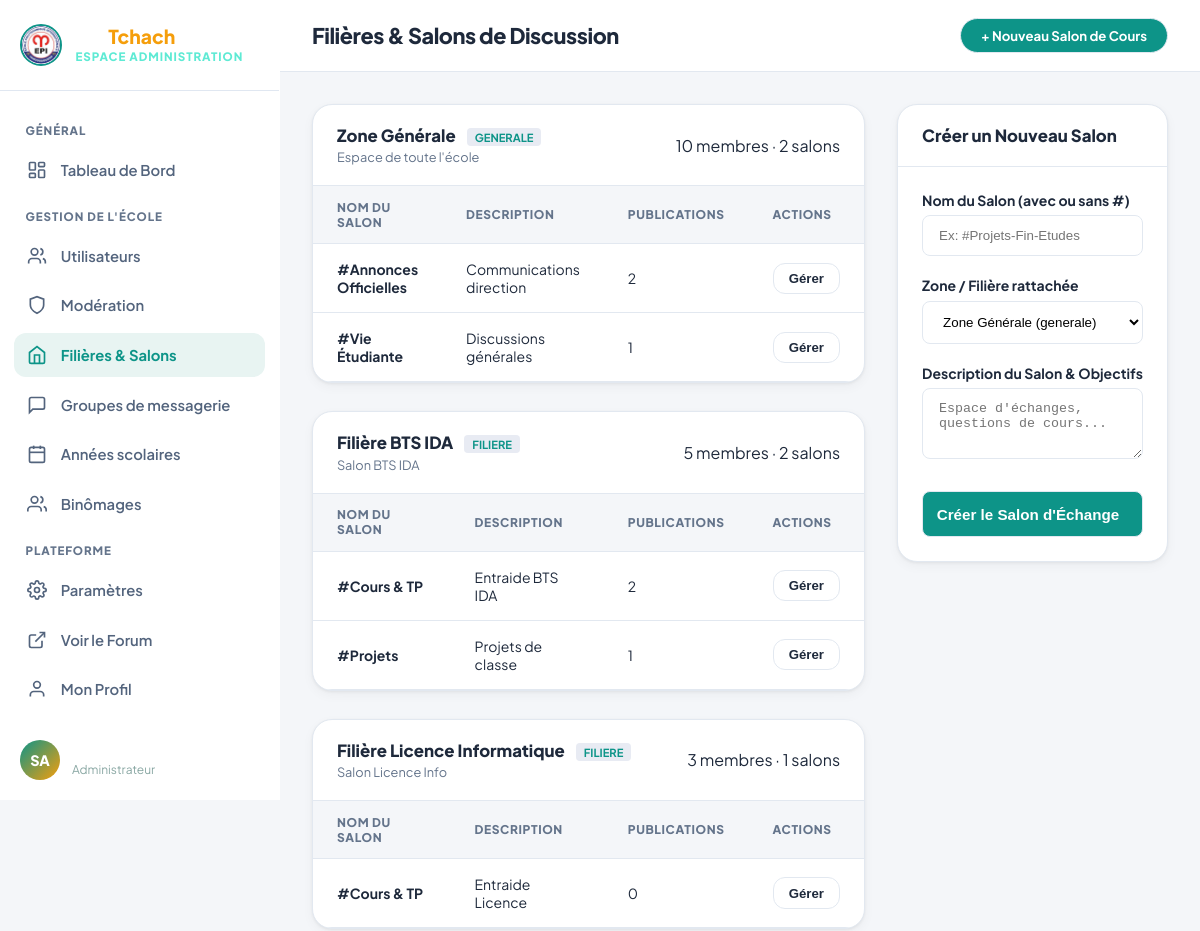
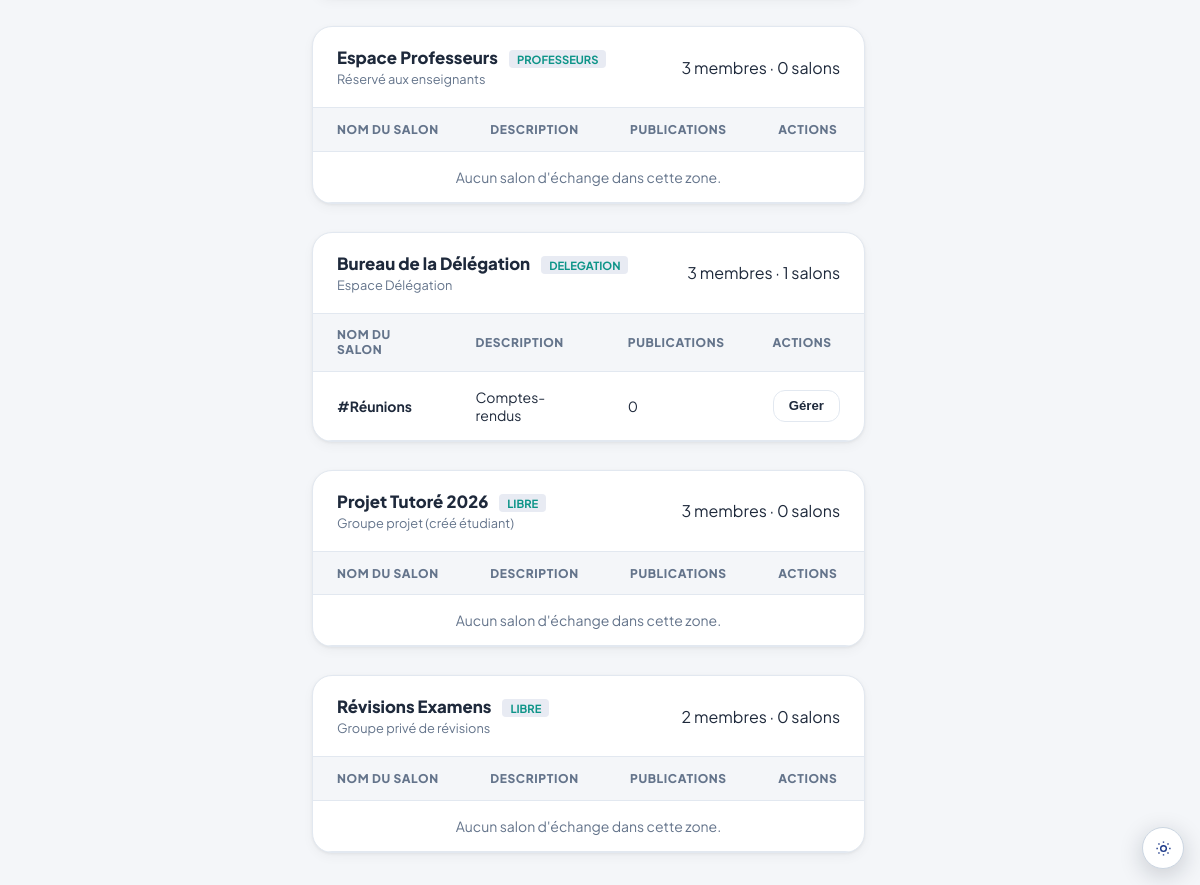
/admin/categories (signed in), run on the app's committed database (2 pictures, top to bottom).
### tables this page shows
CREATE TABLE zones (
    id              INT UNSIGNED AUTO_INCREMENT PRIMARY KEY,
    nom             VARCHAR(150) NOT NULL,
    type_zone       ENUM('generale','filiere','professeurs','delegation','libre') NOT NULL DEFAULT 'libre',
    visibilite      ENUM('public','prive') NOT NULL DEFAULT 'public',
    est_generale    BOOLEAN NOT NULL DEFAULT FALSE,
    description     TEXT DEFAULT NULL,
    createur_id     INT UNSIGNED DEFAULT NULL,
    est_active      BOOLEAN NOT NULL DEFAULT TRUE,
    date_creation   DATETIME NOT NULL DEFAULT CURRENT_TIMESTAMP,
    FOREIGN KEY (createur_id) REFERENCES utilisateurs(id) ON DELETE SET NULL
);

CREATE TABLE categories (
    id          INT UNSIGNED AUTO_INCREMENT PRIMARY KEY,
    zone_id     INT UNSIGNED NOT NULL,
    nom         VARCHAR(150) NOT NULL,
    slug        VARCHAR(150) NOT NULL,
    description TEXT DEFAULT NULL,
    ordre       INT NOT NULL DEFAULT 0,
    est_active  BOOLEAN NOT NULL DEFAULT TRUE,
    FOREIGN KEY (zone_id) REFERENCES zones(id) ON DELETE CASCADE,
    UNIQUE KEY uq_slug_zone (zone_id, slug)
);

### app/Controllers/Admin/AdminController.php (called while the page is built, shortened)
<?php
if (defined('ROOT_PATH')) {
    require_once ROOT_PATH . '/app/Models/Salon/Salon.php';
}
class AdminController {
    private Salon $salonModel;
    public function __construct() {
        $this->adminModel = new Admin();
        $pdo = method_exists($this->adminModel, 'getPdo') ? $this->adminModel->getPdo() : null;
        $this->salonModel = new Salon($pdo);
    }
    public function categories(): void {
        global $baseUrl, $base, $assetBase, $asset;
        $zones = $this->salonModel->getZonesWithCategories();
        require_once ROOT_PATH . '/resources/views/desktop/admin/categories.php';
    }
}

### app/Routing/Router.php (called while the page is built, shortened)
<?php
final class Router
{
    public function dispatch(string $path, string $method = 'GET'): void
    {
        $route = trim((string)(parse_url($path, PHP_URL_PATH) ?? ''), '/');
        $definition = $this->routes[$route] ?? null;
        $action = (string)$definition['method'];
        $handler = new $controller();
        $handler->{$action}();
    }
}

### index.php (called while the page is built, shortened)
<?php
require_once __DIR__ . '/app/Bootstrap.php';
$fullRoute = getRequestedRoute();
$routes = require ROOT_PATH . '/routes/web.php';
(new Router($routes))->dispatch(
    $fullRoute,
    (string)($_SERVER['REQUEST_METHOD'] ?? 'GET')
);
exit;

### app/Bootstrap.php (called while the page is built, shortened)
<?php
require_once ROOT_PATH . '/app/Routing/Router.php';
$scriptName = str_replace('\\', '/', $_SERVER['SCRIPT_NAME'] ?? '');
$scriptDir = rtrim(dirname($scriptName), '/\\');
$isPublicEntry = substr($scriptDir, -7) === '/public';
if ($isPublicEntry) {
    $projectBase = substr($scriptDir, 0, -7);
    $baseUrl = $scriptDir;
    $assetBase = $projectBase . '/public/assets';
} else {
    $projectBase = ($scriptDir === '' || $scriptDir === '.' || $scriptDir === '/') ? '' : $scriptDir;
    $baseUrl = $projectBase;
    $assetBase = ($projectBase !== '' ? $projectBase : '') . '/public/assets';
}

### app/Models/Salon/Salon.php (called while the page is built, shortened)
<?php
class Salon {
    private ?PDO $pdo;
    public function __construct(?PDO $pdo = null) {
        if ($pdo !== null) {
            $this->pdo = $pdo;
        }
    }
    public function getZonesWithCategories(): array {
        $zonesStmt = $this->pdo->query("
            SELECT z.*,
                   (SELECT COUNT(*) FROM appartenance_zones WHERE zone_id = z.id) as membres_count,
                   (SELECT COUNT(*) FROM categories WHERE zone_id = z.id) as categories_count
            FROM zones z
            ORDER BY z.type_zone ASC, z.nom ASC
        ");
        $zones = $zonesStmt ? $zonesStmt->fetchAll() : [];
        foreach ($zones as &$zone) {
            $catStmt = $this->pdo->prepare("
                SELECT c.*,
                       (SELECT COUNT(*) FROM publications WHERE categorie_id = c.id) as publications_count
                FROM categories c
                WHERE c.zone_id = :zone_id
                ORDER BY c.ordre ASC, c.nom ASC
            ");
            $catStmt->execute(['zone_id' => $zone['id']]);
            $zone['categories'] = $catStmt->fetchAll();
        }
        return $zones;
    }
}

### resources/views/desktop/admin/categories.php (the view, shortened to what this page needs)
<?php
$base = isset($baseUrl) ? $baseUrl : '';
$asset = isset($assetBase) ? $assetBase : (isset($baseUrl) ? $baseUrl . '/public/assets' : '/public/assets');
$zones = isset($zones) ? $zones : [];
?>
<!DOCTYPE html>
<html lang="fr">
<head>
  <link rel="stylesheet" href="<?= $asset ?>/css/desktop/admin.css" />
  <?php include ROOT_PATH . '/resources/views/partials/theme-head.php'; ?>
</head>
<body data-base-url="<?= htmlspecialchars($base, ENT_QUOTES, 'UTF-8') ?>">
  <?php include ROOT_PATH . '/resources/views/partials/theme-toggle.php'; ?>
  <div class="admin-wrapper">
    <?php include ROOT_PATH . '/resources/views/desktop/partials/admin-sidebar.php'; ?>
    <main class="admin-main-area">
      <header class="admin-topbar">
        <div class="topbar-left">
          <h1 class="page-title">Filières & Salons de Discussion</h1>
        </div>
        <div class="topbar-right">
          <a href="#nouveau-salon" class="btn-table-action" style="background:var(--admin-primary); color:#ffffff; padding:0.5rem 1.25rem; border-radius:9999px;">
            + Nouveau Salon de Cours
          </a>
        </div>
      </header>
      <div class="admin-content">
        <div class="admin-section-grid" style="grid-template-columns: 2fr 1fr; gap: 2rem;">
          <div style="display:flex; flex-direction:column; gap:1.75rem;">
            <?php if (empty($zones)): ?>
              <div class="admin-card" style="text-align:center; padding:2.5rem; color:var(--admin-muted);">
                <p style="font-weight:600; font-size:1rem;">Aucune zone ou filière enregistrée pour le moment.</p>
                <span style="font-size:0.85rem;">Utilisez le formulaire à droite pour créer votre premier salon.</span>
              </div>
            <?php else: ?>
              <?php foreach ($zones as $zone): ?>
                <div class="admin-card">
                  <div class="card-header-flex">
                    <div>
                      <h2 class="card-title">
                        <?= htmlspecialchars($zone['nom']) ?>
                        <span style="font-size:0.7rem; font-weight:700; padding:2px 8px; background:rgba(30,58,138,0.1); color:var(--admin-primary); border-radius:4px; text-transform:uppercase; margin-left:0.5rem;">
                          <?= htmlspecialchars($zone['type_zone']) ?>
                        </span>
                      </h2>
                      <p style="font-size:0.8rem; color:var(--admin-muted); margin-top:0.2rem;"><?= htmlspecialchars($zone['description'] ?? 'Espace d\'échanges officiel') ?></p>
                    </div>
                    <span class="status-pill status-active"><?= (int)($zone['membres_count'] ?? 0) ?> membres · <?= (int)($zone['categories_count'] ?? 0) ?> salons</span>
                  </div>
                  <div class="table-responsive">
                    <table class="admin-table">
                      <thead>
                        <tr>
                          <th>Nom du Salon</th>
                          <th>Description</th>
                          <th>Publications</th>
                          <th>Actions</th>
                        </tr>
                      </thead>
                      <tbody>
                        <?php if (empty($zone['categories'])): ?>
                          <tr>
                            <td colspan="4" style="text-align:center; color:var(--admin-muted); padding:1rem;">Aucun salon d'échange dans cette zone.</td>
                          </tr>
                        <?php else: ?>
                          <?php foreach ($zone['categories'] as $cat): ?>
                            <tr>
                              <td><strong>#<?= htmlspecialchars($cat['nom']) ?></strong></td>
                              <td><?= htmlspecialchars($cat['description'] ?? 'Aucune description') ?></td>
                              <td><?= number_format((int)($cat['publications_count'] ?? 0), 0, ',', ' ') ?></td>
                              <td>
                                <button type="button" class="btn-table-action" onclick="alert('Salon #<?= htmlspecialchars($cat['nom']) ?> (ID: <?= (int)$cat['id'] ?>)');">Gérer</button>
                              </td>
                            </tr>
                          <?php endforeach; ?>
                        <?php endif; ?>
                      </tbody>
                    </table>
                  </div>
                </div>
              <?php endforeach; ?>
            <?php endif; ?>
          </div>
          <div>
            <div class="admin-card" id="nouveau-salon">
              <div class="card-header-flex">
                <h2 class="card-title">Créer un Nouveau Salon</h2>
              </div>
              <div class="card-body">
                <form id="newChannelForm" action="<?= $base ?>/admin/categories/create-category" method="POST" style="display:flex; flex-direction:column; gap:1.25rem;">
                  <div>
                    <label style="display:block; font-size:0.875rem; font-weight:700; margin-bottom:0.4rem;" for="salonNomInput">Nom du Salon (avec ou sans #)</label>
                    <input type="text" id="salonNomInput" name="nom" class="search-box" style="width:100%; border-radius:var(--radius-sm); border:1.5px solid var(--admin-border); background:#ffffff; padding:0.75rem 1rem;" placeholder="Ex: #Projets-Fin-Etudes" required />
                  </div>
                  <div>
                    <label style="display:block; font-size:0.875rem; font-weight:700; margin-bottom:0.4rem;" for="salonZoneSelect">Zone / Filière rattachée</label>
                    <select id="salonZoneSelect" name="zone_id" class="search-box" style="width:100%; border-radius:var(--radius-sm); border:1.5px solid var(--admin-border); background:#ffffff; padding:0.75rem 1rem;">
                      <?php if (!empty($zones)): ?>
                        <?php foreach ($zones as $z): ?>
                          <option value="<?= (int)$z['id'] ?>"><?= htmlspecialchars($z['nom']) ?> (<?= htmlspecialchars($z['type_zone']) ?>)</option>
                        <?php endforeach; ?>
                      <?php endif; ?>
                    </select>
                  </div>
                  <div>
                    <label style="display:block; font-size:0.875rem; font-weight:700; margin-bottom:0.4rem;" for="salonDescInput">Description du Salon & Objectifs</label>
                    <textarea id="salonDescInput" name="description" rows="3" class="search-box" style="width:100%; border-radius:var(--radius-sm); border:1.5px solid var(--admin-border); background:#ffffff; padding:0.75rem 1rem; resize:vertical;" placeholder="Espace d'échanges, questions de cours..."></textarea>
                  </div>
                  <button type="submit" class="btn-table-action" style="background:var(--admin-primary); color:#ffffff; padding:0.85rem; font-size:0.95rem; border-radius:var(--radius-sm); margin-top:0.5rem;">
                    Créer le Salon d'Échange
                  </button>
                </form>
              </div>
            </div>
          </div>
        </div>
      </div>
    </main>
  </div>
</body>
</html>

### public/assets/css/desktop/admin.css (style rules this page uses)
:root { --admin-primary: #00685f; --admin-primary-dark: #004d46; --admin-primary-light: #008378; --admin-primary-container: rgba(0, 104, 95, 0.08); --admin-accent: #fea619; --admin-accent-dark: #d97706; --admin-accent-light: #ffb95f; --admin-accent-container: rgba(254, 166, 25, 0.15); --admin-bg: #f8fafc; --admin-sidebar-bg: #00201d; --admin-sidebar-hover: #003833; --admin-sidebar-text: #89a7a3; --admin-sidebar-active: #ffffff; --admin-card: #ffffff; --admin-text: #0f172a; --admin-muted: #64748b; --admin-border: #e2e8f0; --admin-success: #10b981; --admin-success-bg: #d1fae5; --admin-warning: #f59e0b; --admin-warning-bg: #fef3c7; --admin-danger: #ef4444; --admin-danger-bg: #fee2e2; --admin-info: #0ea5e9; --admin-info-bg: #e0f2fe; --radius-sm: 0.5rem; --radius-md: 0.75rem; --radius-lg: 1rem; --radius-xl: 1.25rem; --radius-full: 9999px; --shadow-card: 0 1px 3px rgba(0, 0, 0, 0.06), 0 4px 12px rgba(0, 0, 0, 0.04); --shadow-hover: 0 4px 16px rgba(0, 104, 95, 0.12); --transition-smooth: all 0.2s cubic-bezier(0.16, 1, 0.3, 1); }
* { margin: 0; padding: 0; box-sizing: border-box; }
body { font-family: "Plus Jakarta Sans", -apple-system, BlinkMacSystemFont, "Segoe UI", Roboto, sans-serif; background: var(--admin-bg); color: var(--admin-text); min-height: 100vh; display: flex; }
.admin-wrapper { display: flex; width: 100%; min-height: 100vh; position: relative; }
.admin-main-area { flex: 1; display: flex; flex-direction: column; min-width: 0; background: var(--admin-bg); }
.admin-topbar { height: 72px; background: var(--admin-card); border-bottom: 1px solid var(--admin-border); display: flex; align-items: center; justify-content: space-between; padding: 0 2rem; position: sticky; top: 0; z-index: 30; }
.topbar-left { display: flex; flex-direction: column; }
.page-title { font-size: 1.35rem; font-weight: 800; color: var(--admin-text); letter-spacing: -0.02em; }
.topbar-right { display: flex; align-items: center; gap: 0.75rem; }
.btn-table-action { display: inline-flex; align-items: center; gap: 0.45rem; padding: 0.45rem 0.95rem; border-radius: var(--radius-md); font-size: 0.825rem; font-weight: 700; border: 1px solid var(--admin-border); background: var(--admin-card); color: var(--admin-text); cursor: pointer; text-decoration: none; transition: var(--transition-smooth); }
.admin-content { padding: 2rem; display: flex; flex-direction: column; gap: 1.75rem; }
.admin-section-grid { display: grid; grid-template-columns: 1fr 1fr; gap: 1.5rem; }
.admin-card { background: var(--admin-card); border: 1px solid var(--admin-border); border-radius: var(--radius-xl); box-shadow: var(--shadow-card); overflow: hidden; display: flex; flex-direction: column; }
.card-header-flex { padding: 1.25rem 1.5rem; border-bottom: 1px solid var(--admin-border); display: flex; align-items: center; justify-content: space-between; }
.card-title { font-size: 1.05rem; font-weight: 800; color: var(--admin-text); margin: 0; }
.card-body { padding: 1.5rem; }
.admin-table { width: 100%; border-collapse: collapse; text-align: left; }
.admin-table th { padding: 0.85rem 1.5rem; font-size: 0.75rem; font-weight: 800; text-transform: uppercase; letter-spacing: 0.05em; color: var(--admin-muted); border-bottom: 1px solid var(--admin-border); background: var(--admin-bg); }
.admin-table td { padding: 1rem 1.5rem; font-size: 0.875rem; border-bottom: 1px solid var(--admin-border); color: var(--admin-text); }

### public/assets/css/theme.css (style rules this page uses)
:root { color-scheme: dark; }
:root[data-theme="light"] { color-scheme: light; --community-bg: #f4f6f9; --community-surface: #ffffff; --community-raised: #f1f5f9; --community-hover: #e8f4f2; --community-line: #e2e8f0; --community-text: #1e293b; --community-muted: #64748b; --community-green: #0d9488; --community-orange: #f59e0b; --community-blue: #0d9488; }
:root[data-theme="light"] { --admin-bg: #f4f6f9; --admin-sidebar-bg: #ffffff; --admin-sidebar-hover: #e8f4f2; --admin-sidebar-text: #64748b; --admin-sidebar-active: #0d9488; --admin-primary: #0d9488; --admin-primary-dark: #0f766e; --admin-primary-light: #14b8a6; --admin-accent: #f59e0b; --admin-accent-light: #fbbf24; --admin-card: #ffffff; --admin-text: #1e293b; --admin-muted: #64748b; --admin-border: #e2e8f0; --admin-info-bg: #e8f4f2; --background: #f4f6f9; --foreground: #1e293b; --card: #ffffff; --muted-foreground: #64748b; --border: #e2e8f0; --input-bg: #f8fafc; --input-border: #e2e8f0; }

### data on the page
zones: nom "Zone Générale", type_zone "GENERALE", description "Espace de toute l'école", membres_count "10", categories_count "2"
categories: nom "Annonces Officielles", description "Communications direction", publications_count "2"
categories: nom "Vie Étudiante", description "Discussions générales", publications_count "1"
zones: nom "Filière BTS IDA", type_zone "FILIERE", description "Salon BTS IDA", membres_count "5", categories_count "2"
categories: nom "Cours & TP", description "Entraide BTS IDA", publications_count "2"
categories: nom "Projets", description "Projets de classe", publications_count "1"
zones: nom "Filière Licence Informatique", type_zone "FILIERE", description "Salon Licence Info", membres_count "3", categories_count "1"
categories: nom "Cours & TP", description "Entraide Licence", publications_count "0"
zones: nom "Espace Professeurs", type_zone "PROFESSEURS", description "Réservé aux enseignants", membres_count "3", categories_count "0", shows "Aucun salon d'échange dans cette zone."
zones: nom "Bureau de la Délégation", type_zone "DELEGATION", description "Espace Délégation", membres_count "3", categories_count "1"
categories: nom "Réunions", description "Comptes-rendus", publications_count "0"
zones: nom "Projet Tutoré 2026", type_zone "LIBRE", description "Groupe projet (créé étudiant)", membres_count "3", categories_count "0", shows "Aucun salon d'échange dans cette zone."
zones: nom "Révisions Examens", type_zone "LIBRE", description "Groupe privé de révisions", membres_count "2", categories_count "0", shows "Aucun salon d'échange dans cette zone."

### other printed values
$adminAvatar "SA"
$adminRole "Administrateur"
form field zone_id "Zone Générale (generale)"
